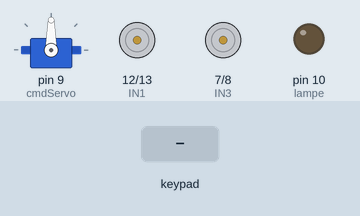
This sketch was run on a simulated Arduino Uno, built with avr-gcc and run on an emulated ATmega328P. On the bench: servo, motor-driver pin pairs drawn as motors (green arrow = first pin HIGH = forward, orange = second pin HIGH = backward, longer = more drive, scaled by the enable pin), output pins drawn as LEDs (lit = HIGH). The test bench sets the inputs (shaded band). What the sketch prints to the serial monitor is not drawn.

Above: at 1.5 s.
1.6 s: key 'L' pressed
At 3.1 s:
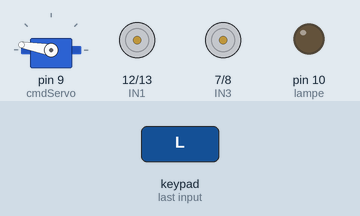
4.6 s: key 'T' pressed
At 5.6 s:
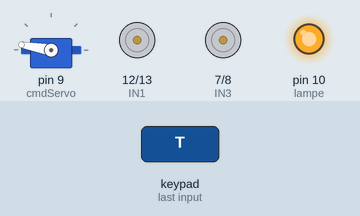
6.1 s: key 'U' pressed
At 6.8 s:
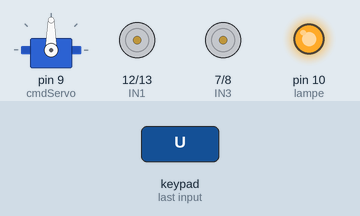
7.6 s: key 'R' pressed
At 8.4 s:
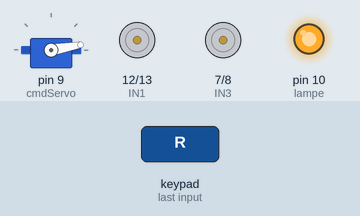
10.6 s: key 'T' pressed
At 11.8 s:
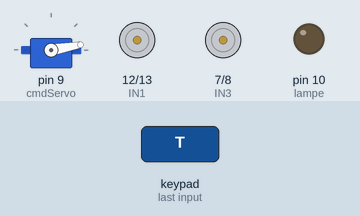
12.1 s: key 'L' pressed
At 12.25 s:
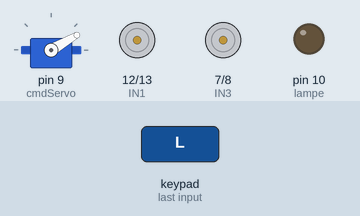
Timing chart, 0 to 15.1 s (numbered marks = the images above; inputs shaded):
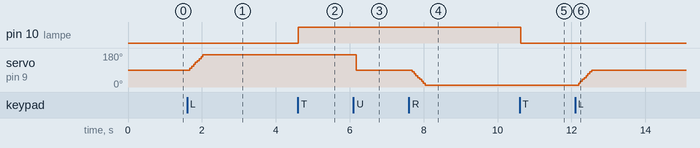

The sketch:

ExploBot.ino
```cpp
#include <PS2X_lib.h>  //for v1.6
#include<Servo.h>

//manette
#define PS2_DAT        2  //  data brown résistance de 1K soudée
#define PS2_CMD        3  //  command orange
#define PS2_SEL        4  //  attention yellow
#define PS2_CLK        5  //  clock blue

#define pressures   false
#define rumble      false

PS2X ps2x;

int error = 0;
byte type = 0;
byte vibrate = 0;

//servomoteur
#define cmdServo 9 //PB1 angles relevés: 0 55 110
Servo servo;
int angle=90; //angle donné en paramètre au servomoteur

//lampe
#define lampe 10
bool light=false;

//moteurs
#define ENA 6
#define ENB 11
#define IN1 12
#define IN2 13
#define IN3 7
#define IN4 8

int vitesseA; //vitesse des deux moteurs
int vitesseB;

void setup(){

  //moteurs
  pinMode(ENA,OUTPUT);
  pinMode(ENB,OUTPUT);

  pinMode(IN1,OUTPUT);
  pinMode(IN2,OUTPUT);
  pinMode(IN3,OUTPUT);
  pinMode(IN4,OUTPUT);

  digitalWrite(ENA,LOW);
  digitalWrite(ENB,LOW);

  //servo
  servo.attach(cmdServo);

  //lampe
  pinMode(lampe,OUTPUT);
  digitalWrite(lampe,LOW);


  //manette

  Serial.begin(57600);
  delay(300);  //pour laisser la manette se connecter
  error = ps2x.config_gamepad(PS2_CLK, PS2_CMD, PS2_SEL, PS2_DAT, pressures, rumble);

  if(error == 0){
    Serial.print("Found Controller, configured successful ");
    Serial.print("pressures = ");
  if (pressures)
    Serial.println("true ");
  else
    Serial.println("false");
  Serial.print("rumble = ");
  if (rumble)
    Serial.println("true)");
  else
    Serial.println("false");
  }
  else if(error == 1)
    Serial.println("No controller found, check wiring, see readme.txt to enable debug. visit www.billporter.info for troubleshooting tips");

  else if(error == 2)
    Serial.println("Controller found but not accepting commands. see readme.txt to enable debug. Visit www.billporter.info for troubleshooting tips");

  else if(error == 3)
    Serial.println("Controller refusing to enter Pressures mode, may not support it. ");


  type = ps2x.readType();
  switch(type) {
    case 0:
      Serial.print("Unknown Controller type found ");
      break;
    case 1:
      Serial.print("DualShock Controller found ");
      break;
    case 2:
      Serial.print("GuitarHero Controller found ");
      break;
  case 3:
      Serial.print("Wireless Sony DualShock Controller found ");
      break;
   }
}

void loop() {
  //commandes servo
  servo.write(angle); //on passe l'angle en argument à chaque passage de boucle, on changera la valeur de angle pour faire bouger le servo

  //moteurs
  if(ps2x.Analog(PSS_RY)<=128){ //si on est en marche avant (on regarde le jostick droit sur l'axe Y)

    //A avant
    digitalWrite(IN1,HIGH);
    digitalWrite(IN2,LOW);

    //B avant
    digitalWrite(IN3,LOW);
    digitalWrite(IN4,HIGH);

    //Marche avant le joystick va de 128 vers 0
    vitesseA=map(ps2x.Analog(PSS_RY),128,0,0,255);
    vitesseB=map(ps2x.Analog(PSS_RY),128,0,0,255);
  }
  else{ //si on est en marche arrière
    //moteur A arrière
    digitalWrite(IN1,LOW);
    digitalWrite(IN2,HIGH);

    //moteur B arrière
    digitalWrite(IN3,HIGH);
    digitalWrite(IN4,LOW);

    //marche arrière le jostick va de 129 vers 255
    vitesseA=map(ps2x.Analog(PSS_RY),129,255,0,255);
    vitesseB=map(ps2x.Analog(PSS_RY),129,255,0,255);
  }

  if(ps2x.Analog(PSS_LX)<=128){ //tourner à gauche càd réduire la vitesse du moteur gauche

    vitesseA-=map(ps2x.Analog(PSS_LX),128,0,0,255);

    if(vitesseA<0){ //la vitesse doit rester à minimum 0
      vitesseA=0;
    }
  }
  else{ //tourner à droite càd réduire la vitesse du moteur droit

    vitesseB-=map(ps2x.Analog(PSS_LX),128,255,0,255);

    if(vitesseB<0){ //la vitesse doit rester au minimum à 0
      vitesseB=0;
    }
  }

  analogWrite(ENA, vitesseA);
  analogWrite(ENB, vitesseB);

  if(error == 1) //on passe la boucle si aucune manetyte n'est trouvée
    return;
  else { //DualShock Controller
    ps2x.read_gamepad(false, vibrate); //read controller and set large motor to spin at 'vibrate' speed --> on n'utilise pas le vibreur ici

    if(ps2x.Button(PSB_PAD_UP)) {

      angle=90; //on remet le servo à sa position initiale
    }
    if(ps2x.Button(PSB_PAD_RIGHT)){ //augmenter l'angle du servo

      angle-=10;
    }
    if(ps2x.Button(PSB_PAD_LEFT)){//baisser l'angle du servo

      angle+=10;
    }

    //pour rester avec un angle compris entre 0 et 180
    if(angle<0){
      angle=0;
    }
    if(angle>180){
      angle=180;
    }

    vibrate = ps2x.Analog(PSAB_CROSS);  //this will set the large motor vibrate speed based on how hard you press the blue (X) button
    if (ps2x.NewButtonState()) {        //will be TRUE if any button changes state (on to off, or off to on)

      if(ps2x.Button(PSB_TRIANGLE))

        if(light==false){
          digitalWrite(lampe,HIGH);
          light=true;
        }
        else{
          digitalWrite(lampe,LOW);
          light=false;
        }
    }
  }
  delay(50);
}
```

Measured:
- after the input at 1.6 s, servo on pin 9 (cmdServo): 90° → 170° after 0.07 s
- after the input at 4.6 s, pin 10 (lampe): LOW → HIGH at once
- after the input at 6.1 s, servo on pin 9 (cmdServo): 170° → 90° after 0.08 s
- after the input at 7.6 s, servo on pin 9 (cmdServo): 90° → 10° after 0.09 s
- after the input at 10.6 s, pin 10 (lampe): HIGH → LOW at once
- after the input at 12.1 s, servo on pin 9 (cmdServo): 10° → 90° after 0.09 s
